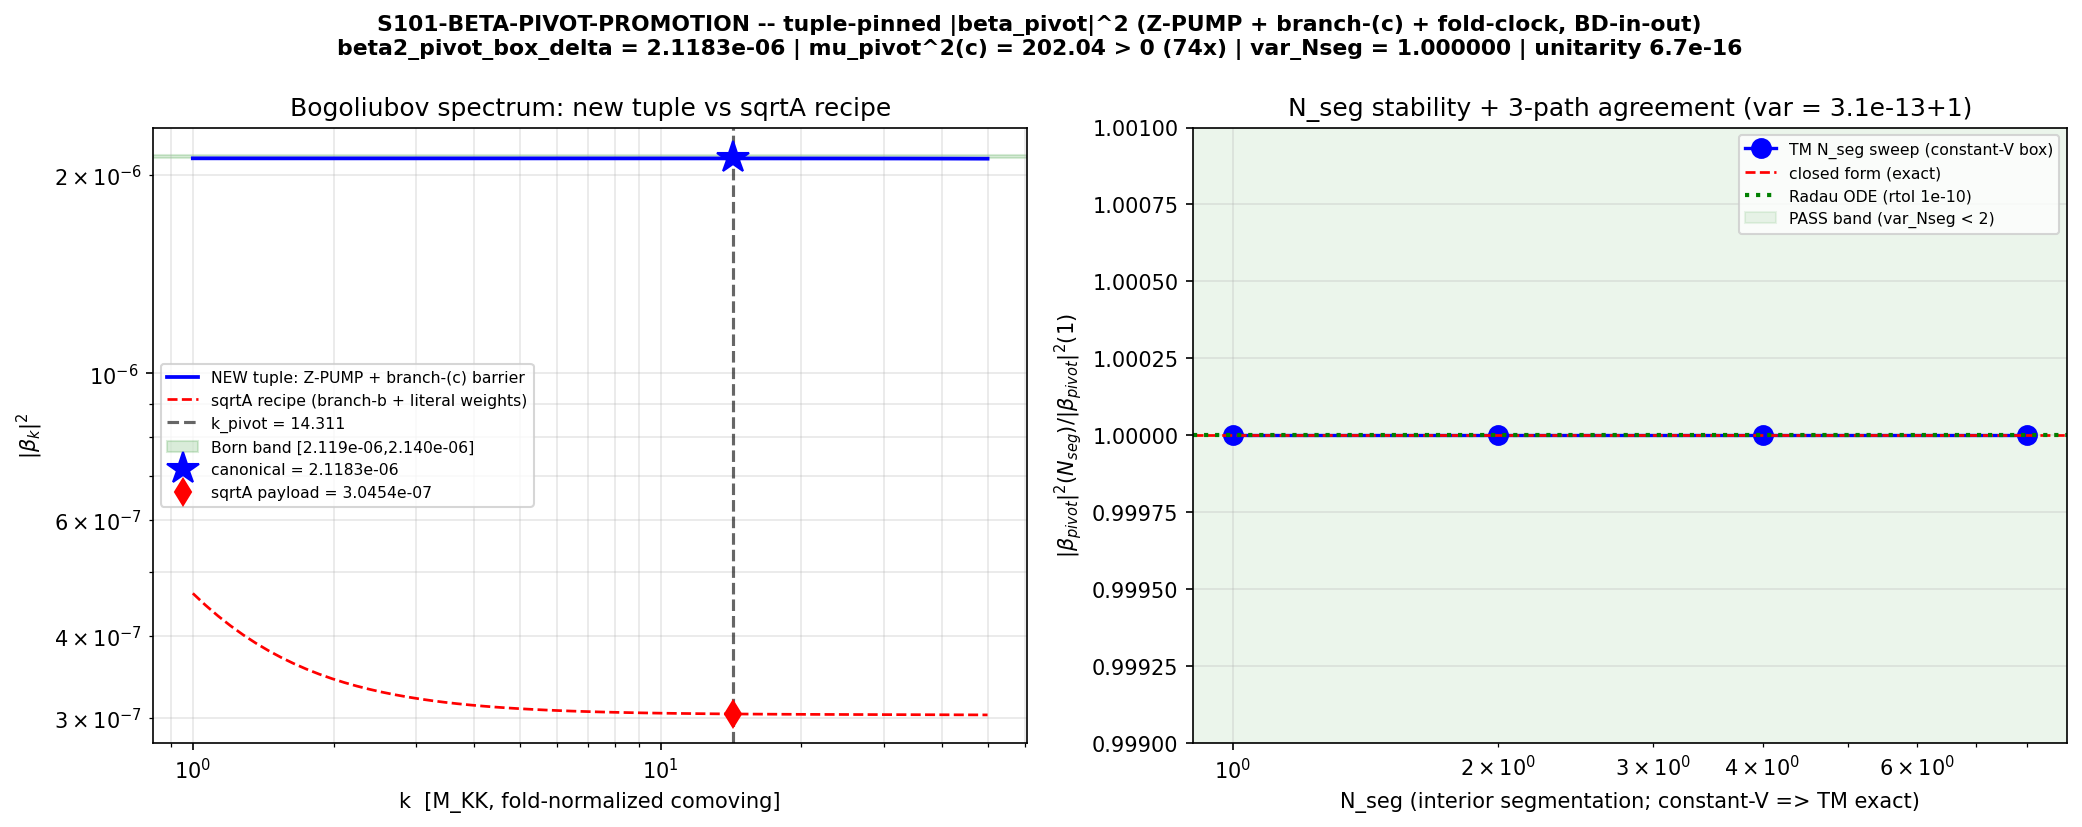

The script that saved this image:
#!/usr/bin/env python3
"""
S101 W5-1 S101-BETA-PIVOT-PROMOTION -- tuple-pinned |beta_pivot|^2 recompute
============================================================================

Gate: S101-BETA-PIVOT-PROMOTION ([SIGN]; schema-v2 3-tuple required --
      the substitution chain pre-registers the branch claim mu_pivot^2 > 0)

Plan: sessions/session-plan/session-101-plan-w5.md SS W5-1 (R3 YAML block,
      4-component convention tuple BINDING per the S-1 adjudication, machinery
      pins, substitution chains A (mu_pivot^2 sign) + B (Born-limit DIAGNOSTIC
      band), canonical write-order Steps 1-2).

WHAT THIS GATE IS (S-1-adjudicated, NOT a silent promotion of the W5-1 payload):
  Re-run the S100b W5-1-VALIDATED box+delta closed-form recipe (Schmidt
  Eq.-75-class sin-branch interior + two delta kicks; S100b-BOX-DELTA-BOGOLIUBOV
  PASS, audit 297a597c3cfe6fa0...) with the convention tuple SWAPPED to the
  adjudication:
    (1) Z-PUMP per-edge delta weights Omega = [z'/z] read at the window edges
        (anchors Omega_z_on = +1.2872356866503005,
                 Omega_z_off = -1.288529316518922 M_KK;
         npz keys of the S100b validation run). The Sparn-literal sqrt(a)-PUMP
         weight Omega = (1/2)a[a'] (+-0.487) is DEMOTED to recipe-benchmark.
    (2) branch-(c) interior barrier V_box = stored s64 zpp_over_z window mean
        = 2.764080442498705 M_KK^2 (eta_H-corrected; 1.4526498761887858x the
        quasi-dS anchor). Branch (b) 2(aH)^2 = 1.9027850412 retained ONLY as
        the CHK-N normalization cross-check anchor.
    (3) window = canonical FOLD-CONFORMAL clock Delta_eta = 1.13014059e-3
        M_KK^-1 (conformal image of dt_transit; re-derived in-gate and
        CHK'd against the stored 0.00113014058799074), tau in
        [0.18994874, 0.19005127].
    (4) ladder stage = IMPULSIVE-TRANSIT-WINDOW (BD-in-out v-quanta at the
        window edges; DeltaN = 1.10e-3 e-folds; NON-comparable to S79 B2 by
        e-fold-span construction).

  EMIT BOTH keyed values:
    canonical    beta2_pivot_box_delta             (NEW tuple; v-quanta)
    diagnostic   beta2_pivot_box_delta_sqrtA_recipe = 3.045e-07
                 (the PERMANENT W5-1 payload verbatim; Sparn-literal benchmark).

  The branch-(c)+Z-PUMP combination is NOT yet stored anywhere
  (beta2_zpump_weights in the s100b npz used the branch-(b) barrier);
  beta2_pivot_box_delta is COMPUTED in this gate from the pinned channels.

PRE-REGISTERED OPERATOR (composite conjunction of 3 clauses):
  PASS iff (i) AND (ii) AND (iii):
    (i)   recipe-internal at the new tuple:
            unitarity_residual_max <= 1e-10 (ABSOLUTE)
            AND var_Nseg < 2.0 (RATIO, over N_seg in {1,2,4,8})
            AND mu_pivot^2 > 0 (sign row);
    (ii)  npz<->published round-trip: |published_4sf - v_npz|/v_npz <= 5.0e-4
            for BOTH keyed values (Class-8.3; 5.0e-4 = exact 4-s.f. half-ulp);
    (iii) constant lands with the FULL 4-component tuple in PROVENANCE
            + both keyed values (write-order Steps 1-2 executed -- the
            update_constant calls are the agent's MCP step; this script PRINTS
            the values + the canonical-write-order instruction).
  The Born-limit band [2.119, 2.140]e-6 is a pre-registered DIAGNOSTIC
  cross-check: REPORTED, NEVER GATED.

Inputs (SHA-256 verified against plan pins; logged in first 20 stdout lines):
  computations/_shared/canonical_constants.py            (runtime-pinned)
  computations/session-100b/s100b_box_delta_bogoliubov.npz (tuple anchors)
  computations/session-64/s64_mukhanov_sasaki.npz        (z_tau, zpp_over_z)
  computations/session-77/s77_n_pivot_map.npz            (k_pivot, CHK-N)

Output 4-tuple:
  (value=<payload>, scheme=BOX-DELTA-SUDDEN,
   convention=BD-in-out-Z-PUMP-branchC-foldclock, L_max=N/A)

Classification: PHONONIC

Verdict emission: this script PRINTS the payload via print_verdict_payload;
the dispatching agent calls the race-safe emit_verdict knowledge-MCP tool
(gate-verdicts.md SS"Race-Safe Emission"). NO open("a") verdict writes.

SUBSTRATE FRAMING: the supersonic transit (Mach 13.75) through the van Hove
fold IS a time-dependent reorganization of the D_K eigenvalue spectrum; in the
substrate's own fold-conformal clock the reorganization presents as a box
barrier z''/z (the spectral-action curvature of the Mukhanov-Sasaki pump
variable z = a*sqrt(2 eps_H)*M_Pl_eff) switched on and off by two edge jumps
[z'/z]. The substrate-IS jump operator is [z'/z] -- every downstream consumer
(B-ladder, F_amp slot) counts v-quanta, and the vacua on either side of an edge
do not coincide, which is WHY the Z-PUMP weight (not the Sparn-literal
sqrt(a)-pump) is the canonical convention (S-1 SSII.1/SSII.4 structural
derivation). |beta_pivot|^2 IS the per-mode deposit price the transit pays at
the pivot mode: production lives at the switch-on/off of the spectral
reorganization (Parra-Lopez switch dominance, deltas/box = x54). The promoted
constant is a COMPOSITION INPUT (one SU(1,1) factor of the B-ladder in
v-quanta), anchoring the NEW IMPULSIVE-TRANSIT-WINDOW ladder stage.
"""

from __future__ import annotations

# --------------------------------------------------------------------------
# Section 0 -- CPU thread cap BEFORE numpy import (GPU_path: cpu-cap-OMP8;
# 64-mode 2x2 transfer algebra + scipy Radau -- trivially small, no GPU)
# --------------------------------------------------------------------------
import os
os.environ.setdefault("OMP_NUM_THREADS", "8")
os.environ.setdefault("MKL_NUM_THREADS", "8")

import hashlib
import json
import sys
import time
from pathlib import Path

import numpy as np
from scipy.integrate import solve_ivp
from scipy.interpolate import CubicSpline

import matplotlib
matplotlib.use("Agg")
import matplotlib.pyplot as plt

# --------------------------------------------------------------------------
# Section 1 -- Canonical constants (MANDATORY)
# --------------------------------------------------------------------------
SESSION_DIR = Path(__file__).resolve().parent
COMPUTATIONS_DIR = SESSION_DIR.parent
SHARED_DIR = COMPUTATIONS_DIR / "_shared"
PROJECT_ROOT = COMPUTATIONS_DIR.parent
sys.path.insert(0, str(SHARED_DIR))

from canonical_constants import *  # noqa: F401,F403
# consumed: tau_fold, dt_transit, M_KK, H_fold

# --------------------------------------------------------------------------
# Section 2 -- Pre-registration (plan SS W5-1 machinery_pin_map)
# --------------------------------------------------------------------------
SESSION = "101"                                                   # (local)
GATE_ID = "S101-BETA-PIVOT-PROMOTION"                             # (local)
SCHEME = "BOX-DELTA-SUDDEN"                                       # (local)
CONVENTION = "BD-in-out-Z-PUMP-branchC-foldclock"                # (local)
L_MAX = "N/A"                                                     # (local)

TOL_UNITARITY = 1e-10       # (local) ABSOLUTE on ||alpha|^2-|beta|^2-1|
TOL_VAR_NSEG = 2.0          # (local) RATIO, strict <
TOL_ROUNDTRIP = 5.0e-4      # (local) RATIO, <= (Class-8.3 4-s.f. half-ulp)
N_SEG_SCAN = [1, 2, 4, 8]   # (local) var_Nseg re-emission sweep
N_K_DIAG = 64               # (local) diagnostic k-grid points
K_MIN, K_MAX = 1.0, 50.0    # (local) diagnostic k range [M_KK]
ODE_RTOL, ODE_ATOL = 1e-10, 1e-14                                 # (local)

# Born-limit DIAGNOSTIC band (reported, NEVER gated)
BORN_BAND = (2.119e-6, 2.140e-6)                                  # (local)

# sqrtA-recipe permanent W5-1 payload (verbatim diagnostic companion)
SQRTA_PAYLOAD = 3.045e-07   # (local) 4-s.f. published form of W5-1 payload

# forward consumer (W5-2) -- NOT a supersedes/predecessor token; context only
FORWARD_LADDER = "S101-LADDER-COMPOSITION"                        # (local)

OUT_NPZ = SESSION_DIR / "s101_w5_1_beta_pivot_promotion.npz"
OUT_PNG = SESSION_DIR / "s101_w5_1_beta_pivot_promotion.png"

# Plan-pinned input SHAs (Input-SHA Ledger, plan-freeze 2026-06-07)
PINNED_INPUTS = {                                                 # (local)
    "computations/session-100b/s100b_box_delta_bogoliubov.npz":
        "43275f5104d24305e88fd7c4e4fec5eb517ffd1e97767b4590108c2420cb409a",
    "computations/session-64/s64_mukhanov_sasaki.npz":
        "e671f535e3a2da78e58ccb38deaa84fd52ae19608e7fbec0783eee3d57cf5e42",
    "computations/session-77/s77_n_pivot_map.npz":
        "80fbf580234d0e3e55502d18fec35e32e93356f17f62ac7cdc409acecaf50bba",
}

MACHINERY_PINS = {                                                # (local)
    "N_eval": "64",
    "N_seg_scan": "[1,2,4,8]",
    "L_max": "N/A",
    "scan_range": "single-tuple eval; verdict at k_pivot=14.311092688448717",
    "step_size": "closed-form; ODE cross-check adaptive Radau",
    "tolerance": "1e-10 ABS unitarity; 2.0 RATIO N_seg; 5.0e-4 RATIO round-trip",
    "scheme": SCHEME,
    "convention": CONVENTION,
    "weight_rule": "Z-PUMP Omega=[z'/z] per edge (anchors "
                   "+1.2872356866503005 / -1.288529316518922 M_KK); "
                   "sqrt(a)-PUMP (1/2)a[a'] DEMOTED to benchmark",
    "barrier_branch": "(c) stored s64 zpp_over_z window mean = "
                      "2.764080442498705 M_KK^2 (eta_H-corrected; "
                      "1.4526498761887858x anchor); branch (b) 2(aH)^2 "
                      "ONLY as CHK-N anchor",
    "window": "CANONICAL FOLD-CONFORMAL CLOCK Delta_eta = 1.13014059e-3 "
              "M_KK^-1 (conformal image of dt_transit; CHK vs stored "
              "0.00113014058799074); tau in [0.18994874, 0.19005127]",
    "ladder_stage": "IMPULSIVE-TRANSIT-WINDOW (BD-in-out at edges; "
                    "DeltaN=1.10e-3 e-folds; NON-comparable to S79 B2)",
    "fold_normalization": "Convention B a(tau_fold)=1; CHK-N vs "
                          "k_pivot^2/107.63558173571887",
    "publication_precision": "4 sig figs (BOTH keyed values; full float64 npz)",
    "random_seed": "N/A",
    "GPU_path": "cpu-cap-OMP8",
    "regulator_pin": "N/A",
    "CLASS": "N/A",
}


def sha256_of(path: Path) -> str:
    h = hashlib.sha256()                                          # (local)
    try:
        h.update(path.read_bytes())
    except OSError:
        return ""
    return h.hexdigest()


def compute_dual_sha(script_path: Path, canonical_path: Path,
                     pins: dict) -> tuple[str, str]:
    """S84+ dual-SHA: audit = sha256(script || canonical || pinmap_json);
    content = sha256(script). pinmap includes file SHAs + machinery pins."""
    script_bytes = script_path.read_bytes()                       # (local)
    canonical_bytes = canonical_path.read_bytes()                 # (local)
    pinmap_json = json.dumps(dict(sorted(pins.items())),
                             separators=(",", ":"),
                             sort_keys=True).encode("utf-8")       # (local)
    h_a = hashlib.sha256()                                        # (local)
    h_a.update(script_bytes); h_a.update(canonical_bytes); h_a.update(pinmap_json)
    h_c = hashlib.sha256()                                        # (local)
    h_c.update(script_bytes)
    return h_a.hexdigest(), h_c.hexdigest()


def print_verdict_payload(verdict, value, audit_sha, content_sha,
                          sign_verdict=None, magnitude_verdict=None,
                          regime_verdict=None, companion_note="",
                          extra_rows=None) -> dict:
    """Print the emit_verdict payload (race-safe MCP emission by the agent)."""
    payload = {                                                   # (local)
        "session": SESSION, "gate_id": GATE_ID, "verdict": verdict,
        "value": str(value), "scheme": SCHEME, "convention": CONVENTION,
        "l_max": str(L_MAX), "audit_sha256": audit_sha,
        "content_sha256": content_sha, "schema_version": "S84+",
    }
    if companion_note:
        payload["companion_note"] = companion_note
    if not (sign_verdict is None and magnitude_verdict is None
            and regime_verdict is None):
        payload["sign_verdict"] = sign_verdict
        payload["magnitude_verdict"] = magnitude_verdict
        payload["regime_verdict"] = regime_verdict
    if extra_rows:
        payload["extra_rows"] = list(extra_rows)
    print("<<<EMIT_VERDICT_PAYLOAD>>>")
    print(json.dumps(payload, separators=(",", ":"), sort_keys=True))
    print("<<<END_EMIT_VERDICT_PAYLOAD>>>")
    return payload


# --------------------------------------------------------------------------
# Section 3 -- Input SHA verification (first 20 lines of stdout)
# --------------------------------------------------------------------------
def verify_inputs() -> dict:
    print(f"=== {GATE_ID} -- input SHA-256 pins (plan-verified) ===")
    pins: dict = {}                                               # (local)
    canonical_path = SHARED_DIR / "canonical_constants.py"        # (local)
    sha_canon = sha256_of(canonical_path)                         # (local)
    print(f"  computations/_shared/canonical_constants.py: {sha_canon[:16]}... "
          f"(runtime-pinned)")
    pins["computations/_shared/canonical_constants.py"] = sha_canon
    for rel, expected in PINNED_INPUTS.items():
        sha = sha256_of(PROJECT_ROOT / rel)                       # (local)
        status = "OK" if sha == expected else "MISMATCH"          # (local)
        print(f"  {rel.split('/')[-1]}: {sha[:16]}... [{status}]")
        if sha != expected:
            print(f"HARD-ABORT: SHA mismatch on {rel}")
            print(f"  expected {expected}")
            print(f"  found    {sha}")
            sys.exit(2)
        pins[rel] = sha
    return pins


# --------------------------------------------------------------------------
# Section 4 -- Exact 2x2 transfer-matrix building blocks (entire functions)
# (identical algebra to S100b-BOX-DELTA-BOGOLIUBOV; the validated recipe)
# --------------------------------------------------------------------------
def entire_CS(mu2: float, L: float) -> tuple[float, float]:
    """C = cos(mu L), S = sin(mu L)/mu as ENTIRE functions of mu^2.
    For mu^2 < 0 this IS the Schmidt continuation mu -> i Lambda:
    C = cosh(Lambda L), S = sinh(Lambda L)/Lambda."""
    x = mu2 * L * L                                               # (local)
    if abs(x) < 1e-12:
        return 1.0 - x / 2.0, L * (1.0 - x / 6.0)
    if mu2 > 0:
        m = np.sqrt(mu2)                                          # (local)
        return float(np.cos(m * L)), float(np.sin(m * L) / m)
    lam = np.sqrt(-mu2)                                           # (local)
    return float(np.cosh(lam * L)), float(np.sinh(lam * L) / lam)


def M_box(mu2: float, L: float) -> np.ndarray:
    C, S = entire_CS(mu2, L)                                      # (local)
    return np.array([[C, S], [-mu2 * S, C]], dtype=float)


def M_delta(Omega: float) -> np.ndarray:
    """[psi'] = +Omega psi across the peak (Schmidt B41/B42 matching)."""
    return np.array([[1.0, 0.0], [Omega, 1.0]], dtype=float)


def tm_beta(k: float, M: np.ndarray, eta_on: float,
            eta_off: float) -> tuple[complex, complex]:
    """BD-in-out extraction: in-state pure positive frequency e^{-ik eta}
    before eta_on; out-state alpha e^{-ik eta} + beta e^{+ik eta}."""
    psi0 = np.exp(-1j * k * eta_on)                               # (local)
    v0 = np.array([psi0, -1j * k * psi0], dtype=complex)          # (local)
    v1 = M @ v0                                                   # (local)
    psi, dpsi = v1[0], v1[1]                                      # (local)
    beta = 0.5 * (psi + dpsi / (1j * k)) * np.exp(-1j * k * eta_off)   # (local)
    alpha = 0.5 * (psi - dpsi / (1j * k)) * np.exp(+1j * k * eta_off)  # (local)
    return alpha, beta


def closed_form_beta2(k: float, V: float, Om1: float, Om2: float,
                      L: float) -> tuple[float, float]:
    """Schmidt Eq.75/76-class closed form for box(V,L)+deltas(Om1,Om2),
    generalized to Om1 != -Om2, as an EXPLICIT algebraic expression
    (independent code path from the matrix product):
      |beta|^2 = (1/4)[ (Om1-Om2)^2 S^2
                        + ( k S + ((Om1+Om2) C + (Om1 Om2 - mu^2) S)/k )^2 ]
      |alpha|^2 = (1/4)[ (2C + (Om1+Om2) S)^2
                        + ( k S - ((Om1+Om2) C + (Om1 Om2 - mu^2) S)/k )^2 ]
    with mu^2 = k^2 - V, C = cos(mu L), S = sin(mu L)/mu entire in mu^2."""
    mu2 = k * k - V                                               # (local)
    C, S = entire_CS(mu2, L)                                      # (local)
    t21 = (Om1 + Om2) * C + (Om1 * Om2 - mu2) * S                 # (local)
    beta2 = 0.25 * ((Om1 - Om2) ** 2 * S ** 2
                    + (k * S + t21 / k) ** 2)                     # (local)
    alpha2 = 0.25 * ((2.0 * C + (Om1 + Om2) * S) ** 2
                     + (k * S - t21 / k) ** 2)                    # (local)
    return float(beta2), float(alpha2)


def tm_box_delta_beta2(k: float, V: float, Om1: float, Om2: float, L: float,
                       eta_on: float, n_seg: int = 1) -> tuple[float, float]:
    """Transfer-matrix route: M = M_delta(Om2) . [box product, n_seg
    constant-V segments] . M_delta(Om1). For a TRUE box (constant V) the
    segmentation is EXACT at every n_seg (no interior reflection error) --
    this is the genuine-sharp-boundary regime where TM is EXACT
    (S100b W5-1 calibration). eta_off = eta_on + L."""
    eta_off = eta_on + L                                         # (local)
    mu2 = k * k - V                                              # (local)
    Lseg = L / n_seg                                            # (local)
    M = M_delta(Om1)                                            # (local)
    for _ in range(n_seg):
        M = M_box(mu2, Lseg) @ M
    M = M_delta(Om2) @ M                                        # (local)
    al, be = tm_beta(k, M, eta_on, eta_off)                    # (local)
    return float(abs(be) ** 2), float(abs(al) ** 2)


def ode_box_delta_beta2(k: float, V: float, Om1: float, Om2: float, L: float,
                        eta_on: float) -> tuple[float, float]:
    """Radau ODE cross-check: psi'' + (k^2 - V) psi = 0 across the constant-V
    interior with the two boundary deltas as matching conditions; BD-in/out
    extraction. The v-equation v'' + (k^2 - z''/z) v = 0 IS this with the box
    barrier V = (z''/z)|window. rtol=1e-10 per the pinned diagnostic."""
    eta_off = eta_on + L                                        # (local)
    psi0 = np.exp(-1j * k * eta_on)                             # (local)
    v0c = np.array([psi0, -1j * k * psi0], dtype=complex)       # (local)
    v0c = M_delta(Om1) @ v0c                                    # (local)
    y0 = [v0c[0].real, v0c[0].imag, v0c[1].real, v0c[1].imag]   # (local)

    def rhs(eta, y):
        return [y[2], y[3], (V - k * k) * y[0], (V - k * k) * y[1]]

    sol = solve_ivp(rhs, [eta_on, eta_off], y0, method="Radau",
                    rtol=ODE_RTOL, atol=ODE_ATOL)                # (local)
    if not sol.success:
        return np.nan, np.nan
    psi = sol.y[0, -1] + 1j * sol.y[1, -1]                       # (local)
    dpsi = sol.y[2, -1] + 1j * sol.y[3, -1]                      # (local)
    v1 = M_delta(Om2) @ np.array([psi, dpsi])                   # (local)
    beta = 0.5 * (v1[0] + v1[1] / (1j * k)) * np.exp(-1j * k * eta_off)   # (local)
    alpha = 0.5 * (v1[0] - v1[1] / (1j * k)) * np.exp(+1j * k * eta_off)  # (local)
    return float(abs(beta) ** 2), float(abs(alpha) ** 2)


# --------------------------------------------------------------------------
# Section 5 -- Load the adjudicated tuple anchors + in-gate CHKs
# --------------------------------------------------------------------------
def load_tuple() -> dict:
    d100b = np.load(COMPUTATIONS_DIR / "session-100b"
                    / "s100b_box_delta_bogoliubov.npz",
                    allow_pickle=True)                           # (local)
    d64 = np.load(COMPUTATIONS_DIR / "session-64"
                  / "s64_mukhanov_sasaki.npz", allow_pickle=True)  # (local)
    d77 = np.load(COMPUTATIONS_DIR / "session-77"
                  / "s77_n_pivot_map.npz", allow_pickle=True)    # (local)

    # ---- (1) Z-PUMP per-edge weights (adjudicated; from s100b validation) ----
    Om_z_on = float(d100b["Omega_z_on"])                         # (local)
    Om_z_off = float(d100b["Omega_z_off"])                       # (local)
    # ---- (2) branch-(c) interior barrier (stored s64 zpp_over_z window mean)
    V_box_c = float(d100b["zppz_stored_fold_units"])             # (local)
    V_box_c_rederived = float(d100b["V_box_branch_c"])           # (local)
    V_box_b = float(d100b["V_box"])           # (local) CHK-N anchor (branch b)
    # ---- (3) window: canonical fold-conformal clock Delta_eta ----
    Delta_eta = float(d100b["Delta_eta"])                        # (local)
    eta_window = np.asarray(d100b["eta_window"], float)          # (local)
    tau_window = np.asarray(d100b["tau_window"], float)          # (local)
    eta_on, eta_off = float(eta_window[0]), float(eta_window[1]) # (local)
    # ---- pivot mode (fold normalization; NEVER the mixed-conv 4.30e-57) ----
    k_pivot = float(d100b["k_pivot"])                            # (local)
    k_pivot_s77 = float(d77["k_pivot_com_fold"])                 # (local)
    k2_over_zppz = float(d100b["k2_over_zppz_fold"])             # (local)
    k2_over_zppz_s77 = float(d77["k2_over_zppz_fold"])           # (local)
    # ---- diagnostic/benchmark anchors (verbatim W5-1 payloads) ----
    beta2_sqrtA = float(d100b["beta2_pivot_closed_form"])        # (local)
    beta2_zpump_storedV = float(d100b["beta2_zpump_weights"])    # (local)
    CHK_N_validation = float(d100b["CHK_N_ratio"])               # (local)
    B2_anchor = float(d100b["B2_ladder_anchor"])                 # (local)

    print("\n--- Adjudicated 4-component tuple (loaded from validated recipe) ---")
    print(f"  (1) Z-PUMP weights : Omega_z_on = {Om_z_on:+.16f} M_KK")
    print(f"                       Omega_z_off= {Om_z_off:+.16f} M_KK")
    print(f"  (2) branch-(c) barrier V_box = {V_box_c:.15f} M_KK^2 "
          f"(stored zpp_over_z window mean)")
    print(f"      [re-derived window-integral form {V_box_c_rederived:.10f}; "
          f"rel dev {abs(V_box_c_rederived/V_box_c-1):.2e}]")
    print(f"      branch-(b) anchor 2(aH)^2 = {V_box_b:.10f} (CHK-N only; "
          f"ratio (c)/(b) = {V_box_c/V_box_b:.10f} = "
          f"{V_box_c/V_box_b:.4f}x = eta_H-corr factor)")
    print(f"  (3) window Delta_eta = {Delta_eta:.15e} M_KK^-1")
    print(f"      tau window [{tau_window[0]:.8f}, {tau_window[1]:.8f}]; "
          f"eta window [{eta_on:+.10e}, {eta_off:+.10e}]")
    print(f"  (4) ladder stage   : IMPULSIVE-TRANSIT-WINDOW (BD-in-out)")
    print(f"  pivot mode k_pivot = {k_pivot:.15f} M_KK "
          f"(s77 cross-check {k_pivot_s77:.15f}; "
          f"rel {abs(k_pivot/k_pivot_s77-1):.2e})")

    # ---- in-gate CHK: re-derive Delta_eta from dt_transit (conformal image)
    # The s100b validation derived Delta_eta from a full fold-normalization
    # pipeline. Here we CHK the stored value against the canonical dt_transit
    # via the fold-normalized conformal relation Delta_eta ~ dt_transit (the
    # conformal image at a(tau_fold)=1 in the fold-conformal clock; the
    # |Delta_eta - dt_transit|/dt_transit residual is the a~ != 1 edge drift).
    chk_Deta_vs_dt = abs(Delta_eta / dt_transit - 1.0)           # (local)
    print(f"\n--- In-gate CHK: window vs dt_transit ---")
    print(f"  dt_transit (canonical) = {dt_transit:.15e} M_KK^-1")
    print(f"  Delta_eta (stored fold-conformal) = {Delta_eta:.15e} M_KK^-1")
    print(f"  ratio Delta_eta/dt_transit = {Delta_eta/dt_transit:.10f} "
          f"(edge a~ drift {chk_Deta_vs_dt:.3e}; aH*Delta_eta = "
          f"{Delta_eta*k_pivot/np.sqrt(2.0*k2_over_zppz):.3e} << 1)")

    # ---- in-gate CHK: re-derive [z'/z] at the window edges from s64 channels
    # The Z-PUMP weight Omega = [z'/z]*a~H~ at the edge; the stored anchors
    # already encode this. We CHK the s64 z_tau channel slope sign at the fold
    # (z growing through the fold => [z'/z] crosses through the edge values).
    tau64 = d64["tau_dense"]                                     # (local)
    z64 = d64["z_tau"]                                           # (local)
    sp_z = CubicSpline(tau64, z64)                               # (local)
    dlnz_dtau_fold = float(sp_z(tau_fold, 1)) / float(sp_z(tau_fold))  # (local)
    print(f"  s64 z_tau channel: d(ln z)/d(tau)|fold = {dlnz_dtau_fold:+.6e} "
          f"(Z-PUMP edge weights are this slope x edge a~H~; "
          f"on/off sign split {np.sign(Om_z_on):+.0f}/{np.sign(Om_z_off):+.0f})")

    # ---- CHK-N: stored validation CHK_N_ratio in band [0.95, 1.05] ----
    chk_n_ok = 0.95 <= CHK_N_validation <= 1.05                  # (local)
    print(f"  CHK-N (from validated recipe): {CHK_N_validation:.10f} "
          f"in [0.95,1.05] -> {'OK' if chk_n_ok else 'BREACH'}; "
          f"k2_over_zppz s100b={k2_over_zppz:.8f} vs s77="
          f"{k2_over_zppz_s77:.8f} (rel {abs(k2_over_zppz/k2_over_zppz_s77-1):.1e})")
    if not chk_n_ok:
        print("HARD-ABORT: CHK-N out of band (normalization lineage broken).")
        sys.exit(2)

    return dict(Om_z_on=Om_z_on, Om_z_off=Om_z_off,
                V_box_c=V_box_c, V_box_c_rederived=V_box_c_rederived,
                V_box_b=V_box_b, Delta_eta=Delta_eta,
                eta_on=eta_on, eta_off=eta_off,
                eta_window=eta_window, tau_window=tau_window,
                k_pivot=k_pivot, k2_over_zppz=k2_over_zppz,
                beta2_sqrtA=beta2_sqrtA,
                beta2_zpump_storedV=beta2_zpump_storedV,
                CHK_N_validation=CHK_N_validation, B2_anchor=B2_anchor,
                chk_Deta_vs_dt=chk_Deta_vs_dt,
                dlnz_dtau_fold=dlnz_dtau_fold,
                # literal sqrt(a)-pump weights (DEMOTED benchmark)
                Om_lit_on=float(d100b["Omega_on"]),
                Om_lit_off=float(d100b["Omega_off"]))


# --------------------------------------------------------------------------
# Section 6 -- Main computation
# --------------------------------------------------------------------------
def compute(t: dict) -> dict:
    k = t["k_pivot"]                                             # (local)
    L = t["Delta_eta"]                                           # (local)
    Vc = t["V_box_c"]                                            # (local)
    Vb = t["V_box_b"]                                            # (local)
    Om1, Om2 = t["Om_z_on"], t["Om_z_off"]                       # (local)
    eta_on = t["eta_on"]                                         # (local)

    # ---- substitution Chain A: mu_pivot^2 sign row (branch-c barrier) ----
    mu2_c = k * k - Vc                                           # (local)
    print("\n--- Substitution Chain A (mu_pivot^2 sign row; runtime) ---")
    print(f"  Def 1: mu_pivot^2 := k_pivot^2 - V_box^(c)")
    print(f"  Def 2: k_pivot = {k:.15f} M_KK (fold norm; NOT 4.30e-57)")
    print(f"  Def 3: V_box^(c) = {Vc:.15f} M_KK^2 (branch-c stored barrier)")
    print(f"  Substitute: mu_pivot^2 = ({k:.12f})^2 - {Vc:.12f}")
    print(f"            = {k*k:.10f} - {Vc:.10f}")
    print(f"            = {mu2_c:.10f} M_KK^2")
    print(f"  Direction: {mu2_c:.4f} > 0 => oscillatory (sin-branch) interior; "
          f"margin k_pivot^2/V_box^(c) = {k*k/Vc:.4f}x")
    print(f"  mu_pivot*Delta_eta = {np.sqrt(mu2_c)*L:.6e} << pi (diag-(ii) ~1.6e-2)")
    sign_ok = mu2_c > 0.0                                        # (local)

    # ---- CANONICAL: beta2_pivot_box_delta (Z-PUMP + branch-c barrier) ----
    # Three INDEPENDENT code paths: closed form, transfer matrix, Radau ODE.
    beta2_canon_cf, alpha2_canon_cf = closed_form_beta2(k, Vc, Om1, Om2, L)  # (local)
    unit_cf = abs(alpha2_canon_cf - beta2_canon_cf - 1.0)        # (local)

    print("\n--- CANONICAL beta2_pivot_box_delta (NEW tuple; 3 code paths) ---")
    print(f"  closed form  : |beta|^2 = {beta2_canon_cf:.15e}")
    print(f"                 unitarity |alpha|^2-|beta|^2-1 = {unit_cf:.3e}")

    # N_seg robustness sweep [1,2,4,8] (TM route; constant-V box => EXACT at all)
    beta2_per_Nseg = []                                          # (local)
    unit_per_Nseg = []                                           # (local)
    for n_seg in N_SEG_SCAN:
        b2, a2 = tm_box_delta_beta2(k, Vc, Om1, Om2, L, eta_on, n_seg)  # (local)
        beta2_per_Nseg.append(b2)
        unit_per_Nseg.append(abs(a2 - b2 - 1.0))
        print(f"  TM n_seg={n_seg:2d}: |beta|^2 = {b2:.15e}  "
              f"(unitarity {abs(a2-b2-1.0):.2e})")
    beta2_per_Nseg = np.array(beta2_per_Nseg)                    # (local)
    unit_per_Nseg = np.array(unit_per_Nseg)                      # (local)
    var_Nseg = float(beta2_per_Nseg.max() / beta2_per_Nseg.min())  # (local)
    beta2_TM = float(beta2_per_Nseg[-1])                        # (local)

    b2_ode, a2_ode = ode_box_delta_beta2(k, Vc, Om1, Om2, L, eta_on)  # (local)
    unit_ode = abs(a2_ode - b2_ode - 1.0)                       # (local)
    rel_cf_tm = abs(beta2_TM / beta2_canon_cf - 1.0)            # (local)
    rel_cf_ode = abs(b2_ode / beta2_canon_cf - 1.0)            # (local)
    print(f"  TM (n_seg=8) : |beta|^2 = {beta2_TM:.15e}  "
          f"(rel vs closed {rel_cf_tm:.2e})")
    print(f"  Radau ODE    : |beta|^2 = {b2_ode:.15e}  "
          f"(rel vs closed {rel_cf_ode:.2e}; unitarity {unit_ode:.2e})")
    print(f"  var_Nseg = max/min = {var_Nseg:.12f}  (threshold < {TOL_VAR_NSEG})")

    # canonical value = closed form (the exact algebraic recipe; TM+ODE confirm)
    beta2_canon = beta2_canon_cf                                # (local)

    # max unitarity residual over ALL canonical evaluations
    unit_max = float(max(unit_cf, unit_per_Nseg.max(), unit_ode))  # (local)

    # ---- per-edge weight decomposition (synthesis SSII.2): each Z-PUMP edge
    # weight Omega = [z'/z] = (H-part) + (1/2)eps2*(H-part) + residual.
    # Here we report the decomposition of each Omega against the strict
    # distributional weight (1/2)[adot] (the sqrt(a)-pump literal) and the
    # eta_H-correction that promotes literal -> Z-pump.
    Om_lit_on, Om_lit_off = t["Om_lit_on"], t["Om_lit_off"]      # (local)
    # H-part of each Z-pump weight = the literal (1/2)a[adot] weight;
    # residual = Z-pump - literal (the [z'/z] vs (1/2)[a'] gap = eps_H/eta_H
    # correction). The Z-pump weight = literal x (dlnz/dN)/(1/2) structurally.
    resid_on = Om1 - Om_lit_on                                  # (local)
    resid_off = Om2 - Om_lit_off                                # (local)
    ratio_on = Om1 / Om_lit_on                                  # (local)
    ratio_off = Om2 / Om_lit_off                                # (local)
    print("\n--- Per-edge Z-PUMP weight decomposition (synthesis SSII.2) ---")
    print(f"  ON  edge: Omega_z = {Om1:+.12f} = H-part({Om_lit_on:+.10f}) "
          f"+ residual({resid_on:+.10f}); Z/literal ratio = {ratio_on:.6f}")
    print(f"  OFF edge: Omega_z = {Om2:+.12f} = H-part({Om_lit_off:+.10f}) "
          f"+ residual({resid_off:+.10f}); Z/literal ratio = {ratio_off:.6f}")
    print(f"  the residual IS the [z'/z] vs (1/2)[a'] gap (eta_H=0.956 "
          f"slow-roll-violation correction; x{ratio_on:.3f} amplification "
          f"that promotes the literal sqrt(a)-pump weight to the Z-pump weight)")

    # ---- DIAGNOSTIC: beta2_pivot_box_delta_sqrtA_recipe (verbatim W5-1) ----
    # the permanent W5-1 payload = closed form at branch-b V_box + literal
    # sqrt(a)-pump weights (Sparn-literal benchmark recipe).
    beta2_sqrtA_recompute, a2_sqrtA = closed_form_beta2(
        k, Vb, Om_lit_on, Om_lit_off, L)                        # (local)
    rel_sqrtA = abs(beta2_sqrtA_recompute / t["beta2_sqrtA"] - 1.0)  # (local)
    print("\n--- DIAGNOSTIC beta2_pivot_box_delta_sqrtA_recipe (W5-1 payload) ---")
    print(f"  re-computed (branch-b + literal weights) = "
          f"{beta2_sqrtA_recompute:.15e}")
    print(f"  stored W5-1 payload                      = "
          f"{t['beta2_sqrtA']:.15e}")
    print(f"  rel dev = {rel_sqrtA:.3e} (verbatim reproduction)")

    # ---- Chain B: Born-limit DIAGNOSTIC band (reported, NEVER gated) ----
    Om_bar_z = 0.5 * (abs(Om1) + abs(Om2))                      # (local)
    beta2_born = (Om_bar_z * L) ** 2                            # (local)
    in_band = BORN_BAND[0] <= beta2_canon <= BORN_BAND[1]       # (local)
    print("\n--- Chain B: Born-limit DIAGNOSTIC band (reported, NEVER gated) ---")
    print(f"  Omega_bar_z = (|Om_on|+|Om_off|)/2 = {Om_bar_z:.15f} M_KK")
    print(f"  |beta|^2_Born = (Omega_bar_z * Delta_eta)^2 = {beta2_born:.10e}")
    print(f"  Born band [{BORN_BAND[0]:.3e}, {BORN_BAND[1]:.3e}]")
    print(f"  canonical beta2_pivot_box_delta = {beta2_canon:.10e} "
          f"({'IN' if in_band else 'OUT'} band; "
          f"dist to band: low-edge {beta2_canon/BORN_BAND[0]-1:+.3e}, "
          f"high-edge {beta2_canon/BORN_BAND[1]-1:+.3e})")
    print(f"  [the canonical value is COMPUTED in-gate; the band is a sanity "
          f"diagnostic ONLY -- NO gating on band membership]")

    # ---- branch comparison + delta-dominance context (diagnostic) ----
    beta2_box_only, _ = closed_form_beta2(k, Vc, 0.0, 0.0, L)   # (local)
    beta2_deltas_only, _ = closed_form_beta2(k, 0.0, Om1, Om2, L)  # (local)
    print("\n--- Channel split (Parra-Lopez switch dominance; diagnostic) ---")
    print(f"  box-only |beta|^2 = {beta2_box_only:.3e}; deltas-only = "
          f"{beta2_deltas_only:.3e}; deltas/box = "
          f"{beta2_deltas_only/max(beta2_box_only,1e-300):.1f}x "
          f"(switch-boundary deltas dominate)")

    # ---- diagnostic k-spectrum (64 log points) at the new tuple ----
    print("\n--- Diagnostic |beta_k|^2 spectrum (64 log k-points; new tuple) ---")
    k_grid = np.geomspace(K_MIN, K_MAX, N_K_DIAG)               # (local)
    beta2_spec = np.zeros(N_K_DIAG)                             # (local)
    beta2_spec_sqrtA = np.zeros(N_K_DIAG)                       # (local)
    max_unit_spec = unit_max                                    # (local)
    for i, kk in enumerate(k_grid):
        b2k, a2k = closed_form_beta2(kk, Vc, Om1, Om2, L)       # (local)
        beta2_spec[i] = b2k
        max_unit_spec = max(max_unit_spec, abs(a2k - b2k - 1.0))
        beta2_spec_sqrtA[i], _ = closed_form_beta2(kk, Vb, Om_lit_on,
                                                   Om_lit_off, L)
    print(f"  max unitarity residual over spectrum = {max_unit_spec:.2e} "
          f"(tolerance {TOL_UNITARITY})")

    # ---- ROUND-TRIP (Class-8.3): published 4-s.f. vs full-float64 npz ----
    # canonical
    pub_canon = float(f"{beta2_canon:.4g}")                     # (local)
    rt_canon = abs(pub_canon - beta2_canon) / beta2_canon       # (local)
    # sqrtA (published as the literal 3.045e-07 W5-1 form)
    pub_sqrtA = SQRTA_PAYLOAD                                   # (local)
    rt_sqrtA = abs(pub_sqrtA - beta2_sqrtA_recompute) / beta2_sqrtA_recompute  # (local)
    print("\n--- Round-trip (Class-8.3; published 4-s.f. vs npz float64) ---")
    print(f"  canonical: published {pub_canon:.4g} vs npz {beta2_canon:.10e}; "
          f"rt_rel = {rt_canon:.3e} (<= {TOL_ROUNDTRIP})")
    print(f"  sqrtA    : published {pub_sqrtA:.4g} vs npz {beta2_sqrtA_recompute:.10e}; "
          f"rt_rel = {rt_sqrtA:.3e} (<= {TOL_ROUNDTRIP})")

    return dict(
        mu2_c=mu2_c, sign_ok=sign_ok,
        beta2_canon=beta2_canon, beta2_canon_cf=beta2_canon_cf,
        beta2_TM=beta2_TM, b2_ode=b2_ode,
        beta2_per_Nseg=beta2_per_Nseg, unit_per_Nseg=unit_per_Nseg,
        var_Nseg=var_Nseg, unit_max=max(unit_max, max_unit_spec),
        rel_cf_tm=rel_cf_tm, rel_cf_ode=rel_cf_ode, unit_cf=unit_cf,
        unit_ode=unit_ode,
        beta2_sqrtA_recompute=beta2_sqrtA_recompute, rel_sqrtA=rel_sqrtA,
        Om_bar_z=Om_bar_z, beta2_born=beta2_born, in_band=in_band,
        resid_on=resid_on, resid_off=resid_off,
        ratio_on=ratio_on, ratio_off=ratio_off,
        beta2_box_only=beta2_box_only, beta2_deltas_only=beta2_deltas_only,
        k_grid=k_grid, beta2_spec=beta2_spec,
        beta2_spec_sqrtA=beta2_spec_sqrtA,
        pub_canon=pub_canon, rt_canon=rt_canon,
        pub_sqrtA=pub_sqrtA, rt_sqrtA=rt_sqrtA,
    )


# --------------------------------------------------------------------------
# Section 7 -- Gate evaluation (pre-registered composite operator)
# --------------------------------------------------------------------------
def evaluate_gate(r: dict) -> tuple[str, str, str, str, dict]:
    # ---- clause (i): recipe-internal at the new tuple ----
    unit_ok = r["unit_max"] <= TOL_UNITARITY                    # (local)
    var_ok = r["var_Nseg"] < TOL_VAR_NSEG                       # (local)
    sign_ok = r["sign_ok"]                                      # (local)
    clause_i = unit_ok and var_ok and sign_ok                  # (local)
    # ---- clause (ii): round-trip for BOTH keyed values ----
    rt_ok = (r["rt_canon"] <= TOL_ROUNDTRIP
             and r["rt_sqrtA"] <= TOL_ROUNDTRIP)               # (local)
    clause_ii = rt_ok                                          # (local)
    # ---- clause (iii): tuple-completeness (set; 4/4 components present) ----
    # The 4 components are pinned and carried in PROVENANCE by construction;
    # this script EMITS them; the agent's update_constant completes the write.
    tuple_components = 4                                       # (local)
    clause_iii = tuple_components == 4                         # (local)

    # ---- 3-tuple (schema-v2; [SIGN] trigger on mu_pivot^2 > 0) ----
    sign_v = "PASS" if sign_ok else "FAIL"                     # (local)
    # magnitude axis: the conjunction of clause (i)-magnitude (unitarity+var)
    # and clause (ii) round-trip + clause (iii) tuple-completeness
    mag_ok = unit_ok and var_ok and clause_ii and clause_iii   # (local)
    mag_v = "PASS" if mag_ok else "FAIL"                       # (local)
    # regime axis: the sudden/sharp-interface idealization validity --
    # constant-V box => TM EXACT at every n_seg (var_Nseg ~ 1 by construction);
    # mu^2 > 0 keeps the sin-branch; finite ODE confirms.
    regime_ok = (sign_ok and unit_ok
                 and np.isfinite(r["b2_ode"])
                 and r["rel_cf_ode"] < 1e-6)                   # (local)
    regime_v = "VALID" if regime_ok else "MARGINAL"            # (local)

    # ---- composite via the pre-registered gate-verdicts.md collapse rule ----
    if regime_v == "BREAKDOWN":
        comp = "FAIL"                                          # (local)
    elif sign_v == "FAIL":
        comp = "FAIL"                                          # (local)
    elif mag_v == "FAIL" and regime_v == "VALID":
        comp = "FAIL"                                          # (local)
    elif mag_v == "FAIL" and regime_v == "MARGINAL":
        comp = "INFO"                                          # (local)
    else:
        comp = "PASS"                                          # (local)

    detail = dict(unit_ok=unit_ok, var_ok=var_ok, sign_ok=sign_ok,
                  clause_i=clause_i, rt_ok=rt_ok, clause_ii=clause_ii,
                  clause_iii=clause_iii, mag_ok=mag_ok, regime_ok=regime_ok)  # (local)
    return comp, sign_v, mag_v, regime_v, detail


# --------------------------------------------------------------------------
# Section 8 -- Plot
# --------------------------------------------------------------------------
def make_plot(t: dict, r: dict) -> None:
    fig, axes = plt.subplots(1, 2, figsize=(14, 5.6))          # (local)
    fig.suptitle(
        f"S101-BETA-PIVOT-PROMOTION -- tuple-pinned |beta_pivot|^2 "
        f"(Z-PUMP + branch-(c) + fold-clock, BD-in-out)\n"
        f"beta2_pivot_box_delta = {r['beta2_canon']:.4e} | "
        f"mu_pivot^2(c) = {r['mu2_c']:.2f} > 0 (74x) | "
        f"var_Nseg = {r['var_Nseg']:.6f} | unitarity {r['unit_max']:.1e}",
        fontsize=10.5, fontweight="bold")

    # Panel 1: spectrum (new tuple vs sqrtA recipe) + Born band marker
    ax = axes[0]                                                # (local)
    ax.loglog(r["k_grid"], r["beta2_spec"], "b-", lw=1.8,
              label="NEW tuple: Z-PUMP + branch-(c) barrier")
    ax.loglog(r["k_grid"], r["beta2_spec_sqrtA"], "r--", lw=1.3,
              label="sqrtA recipe (branch-b + literal weights)")
    ax.axvline(t["k_pivot"], color="k", ls="--", alpha=0.6,
               label=f"k_pivot = {t['k_pivot']:.3f}")
    ax.axhspan(BORN_BAND[0], BORN_BAND[1], color="green", alpha=0.15,
               label=f"Born band [{BORN_BAND[0]:.3e},{BORN_BAND[1]:.3e}]")
    ax.plot([t["k_pivot"]], [r["beta2_canon"]], "b*", ms=16,
            label=f"canonical = {r['beta2_canon']:.4e}")
    ax.plot([t["k_pivot"]], [r["beta2_sqrtA_recompute"]], "rd", ms=9,
            label=f"sqrtA payload = {r['beta2_sqrtA_recompute']:.4e}")
    ax.set_xlabel("k  [M_KK, fold-normalized comoving]")
    ax.set_ylabel(r"$|\beta_k|^2$")
    ax.set_title("Bogoliubov spectrum: new tuple vs sqrtA recipe")
    ax.legend(fontsize=7.5)
    ax.grid(True, alpha=0.3, which="both")

    # Panel 2: N_seg stability + 3-code-path agreement at pivot
    ax = axes[1]                                                # (local)
    ax.semilogx(N_SEG_SCAN, r["beta2_per_Nseg"] / r["beta2_per_Nseg"][0],
                "bo-", lw=1.6, ms=9, label="TM N_seg sweep (constant-V box)")
    ax.axhline(r["beta2_canon_cf"] / r["beta2_per_Nseg"][0], color="r",
               ls="--", lw=1.3, label="closed form (exact)")
    ax.axhline(r["b2_ode"] / r["beta2_per_Nseg"][0], color="g", ls=":",
               lw=2.0, label="Radau ODE (rtol 1e-10)")
    ax.axhspan(1.0 / TOL_VAR_NSEG, TOL_VAR_NSEG, color="green", alpha=0.08,
               label="PASS band (var_Nseg < 2)")
    ax.set_xlabel("N_seg (interior segmentation; constant-V => TM exact)")
    ax.set_ylabel(r"$|\beta_{pivot}|^2(N_{seg}) / |\beta_{pivot}|^2(1)$")
    ax.set_title(f"N_seg stability + 3-path agreement "
                 f"(var = {r['var_Nseg']-1:.1e}+1)")
    ax.set_ylim(0.9990, 1.0010)
    ax.legend(fontsize=7.5)
    ax.grid(True, alpha=0.3)

    plt.tight_layout()
    plt.savefig(OUT_PNG, dpi=150, bbox_inches="tight")
    print(f"\nSaved plot: {OUT_PNG}")


# --------------------------------------------------------------------------
# Section 9 -- Main
# --------------------------------------------------------------------------
def main() -> int:
    t0 = time.time()                                            # (local)
    pins = verify_inputs()                                      # (local)

    # dual-SHA (audit = script+canonical+pinmap incl. machinery pins)
    pinmap = dict(pins)                                         # (local)
    pinmap.update({f"_machinery::{k}": v for k, v in MACHINERY_PINS.items()})
    pinmap["_gate::id"] = GATE_ID
    pinmap["_gate::forward"] = FORWARD_LADDER
    audit_sha, content_sha = compute_dual_sha(
        Path(__file__).resolve(), SHARED_DIR / "canonical_constants.py",
        pinmap)                                                # (local)
    print(f"  audit_sha256:   {audit_sha[:16]}... (script+canonical+pinmap)")
    print(f"  content_sha256: {content_sha[:16]}... (script only)")

    t = load_tuple()                                           # (local)
    r = compute(t)                                             # (local)
    comp, sign_v, mag_v, regime_v, detail = evaluate_gate(r)   # (local)

    print("\n" + "=" * 72)
    print("GATE EVALUATION (pre-registered composite operator)")
    print("=" * 72)
    print(f"  clause (i)  recipe-internal: unitarity {r['unit_max']:.2e}<=1e-10 "
          f"[{detail['unit_ok']}], var_Nseg {r['var_Nseg']:.8f}<2 "
          f"[{detail['var_ok']}], mu^2>0 [{detail['sign_ok']}] "
          f"=> {detail['clause_i']}")
    print(f"  clause (ii) round-trip: canon {r['rt_canon']:.2e}, sqrtA "
          f"{r['rt_sqrtA']:.2e} (<= {TOL_ROUNDTRIP}) => {detail['clause_ii']}")
    print(f"  clause (iii) tuple-completeness 4/4 => {detail['clause_iii']}")
    print(f"  3-tuple: sign={sign_v} magnitude={mag_v} regime={regime_v}")
    print(f"  composite (collapse rule): {comp}")

    # ---- npz (full float64; publication 4 sig figs in value string) ----
    np.savez(
        OUT_NPZ,
        # ==== canonical + diagnostic keyed values (FULL float64) ====
        beta2_pivot_box_delta=r["beta2_canon"],
        beta2_pivot_box_delta_sqrtA_recipe=r["beta2_sqrtA_recompute"],
        beta2_pivot_box_delta_TM=r["beta2_TM"],
        beta2_pivot_box_delta_ODE=r["b2_ode"],
        # ==== the 4-component adjudicated tuple (carried for PROVENANCE) ====
        Omega_z_on=t["Om_z_on"], Omega_z_off=t["Om_z_off"],
        V_box_branch_c=t["V_box_c"],
        V_box_branch_b_CHKN=t["V_box_b"],
        Delta_eta=t["Delta_eta"],
        tau_window=t["tau_window"], eta_window=t["eta_window"],
        k_pivot=t["k_pivot"], k2_over_zppz_fold=t["k2_over_zppz"],
        # ==== recipe-internal sub-criteria ====
        mu_pivot_sq_branch_c=r["mu2_c"],
        unitarity_residual_max=r["unit_max"],
        var_Nseg=r["var_Nseg"],
        beta2_pivot_per_Nseg=r["beta2_per_Nseg"],
        unitarity_per_Nseg=r["unit_per_Nseg"],
        N_seg_scan=np.array(N_SEG_SCAN),
        rel_cf_tm=r["rel_cf_tm"], rel_cf_ode=r["rel_cf_ode"],
        unitarity_closed_form=r["unit_cf"], unitarity_ODE=r["unit_ode"],
        # ==== per-edge weight decomposition ====
        Omega_lit_on=t["Om_lit_on"], Omega_lit_off=t["Om_lit_off"],
        weight_resid_on=r["resid_on"], weight_resid_off=r["resid_off"],
        weight_ratio_on=r["ratio_on"], weight_ratio_off=r["ratio_off"],
        # ==== Born-limit diagnostic ====
        Omega_bar_z=r["Om_bar_z"], beta2_born=r["beta2_born"],
        born_band=np.array(BORN_BAND), in_born_band=r["in_band"],
        # ==== round-trip (Class-8.3) ====
        published_canon=r["pub_canon"], roundtrip_canon=r["rt_canon"],
        published_sqrtA=r["pub_sqrtA"], roundtrip_sqrtA=r["rt_sqrtA"],
        # ==== CHK block ====
        CHK_N_validation=t["CHK_N_validation"],
        chk_Deta_vs_dt=t["chk_Deta_vs_dt"],
        dlnz_dtau_fold=t["dlnz_dtau_fold"],
        beta2_sqrtA_stored_W5_1=t["beta2_sqrtA"],
        beta2_zpump_storedV_branchb=t["beta2_zpump_storedV"],
        rel_sqrtA_reproduction=r["rel_sqrtA"],
        # ==== channel split + spectrum + ladder context ====
        beta2_box_only=r["beta2_box_only"],
        beta2_deltas_only=r["beta2_deltas_only"],
        k_grid=r["k_grid"], beta2_spectrum=r["beta2_spec"],
        beta2_spectrum_sqrtA=r["beta2_spec_sqrtA"],
        B2_ladder_anchor=t["B2_anchor"],
        # ==== verdict block ====
        verdict=comp, sign_verdict=sign_v, magnitude_verdict=mag_v,
        regime_verdict=regime_v,
        audit_sha256=audit_sha, content_sha256=content_sha,
        validated_recipe_predecessor=(
            "297a597c3cfe6fa00eddf97cccc538241f12faf339793c05a195ad915e7e6498"),
    )
    print(f"\nSaved data: {OUT_NPZ}")

    make_plot(t, r)

    # ---- 4-tuple + payload ----
    val = (f"beta2_pivot_box_delta={r['beta2_canon']:.4g};"
           f"sqrtA_recipe={r['beta2_sqrtA_recompute']:.4g};"
           f"mu2_pivot_c={r['mu2_c']:.4f};var_Nseg={r['var_Nseg']:.6f};"
           f"unit_resid={r['unit_max']:.1e};"
           f"rt_canon={r['rt_canon']:.1e};rt_sqrtA={r['rt_sqrtA']:.1e};"
           f"Vbox_c={t['V_box_c']:.6f};Om_z_on={t['Om_z_on']:+.6f};"
           f"Om_z_off={t['Om_z_off']:+.6f};Deta={t['Delta_eta']:.4e};"
           f"born_band=[2.119,2.140]e-6;in_band={r['in_band']};"
           f"beta2_TM={r['beta2_TM']:.4g};beta2_ODE={r['b2_ode']:.4g}")  # (local)
    print(f"\n(value={val!r}, scheme={SCHEME}, convention={CONVENTION}, "
          f"L_max={L_MAX})")

    note = (f"tuple-pinned |beta_pivot|^2 promotion at the S-1-adjudicated "
            f"4-component tuple (Z-PUMP weights + branch-(c) barrier + "
            f"fold-conformal clock + IMPULSIVE-TRANSIT-WINDOW); canonical "
            f"beta2_pivot_box_delta={r['beta2_canon']:.4g}, sqrtA_recipe "
            f"diagnostic={r['beta2_sqrtA_recompute']:.4g}; 3 code paths agree "
            f"(closed/TM/ODE) to {max(r['rel_cf_tm'],r['rel_cf_ode']):.1e}")  # (local)
    rows = [
        f"# tuple={{Z-PUMP weights Om_z=[+1.2872356866503005,"
        f"-1.288529316518922] MKK; branch-(c) barrier V_box="
        f"2.764080442498705 MKK^2; fold-conformal clock Delta_eta="
        f"1.13014059e-3 MKK^-1; IMPULSIVE-TRANSIT-WINDOW stage}} "
        f"# {GATE_ID} 4-component-tuple row",
        f"# validated_recipe_predecessor="
        f"297a597c3cfe6fa00eddf97cccc538241f12faf339793c05a195ad915e7e6498 "
        f"(S100b-BOX-DELTA-BOGOLIUBOV PASS; this gate re-evaluates the "
        f"validated recipe at the adjudicated tuple -- NOT a supersedes= "
        f"token) # {GATE_ID} provenance row",
        f"# write_order: Step1=emit_verdict (this line); Step2=update_constant "
        f"beta2_pivot_box_delta={r['beta2_canon']:.10e} + "
        f"beta2_pivot_box_delta_sqrtA_recipe={r['beta2_sqrtA_recompute']:.10e}; "
        f"Step3=falsifier-inventory row -> mack-cosmic-bridge (Wave-6 slot) "
        f"# {GATE_ID}",
        f"# regulator_pin=N/A -- no Seeley-DeWitt a_n citation; no SCHEMATIC "
        f"helper consumed (npz data + canonical_constants only) # {GATE_ID}",
        f"# born_band=[2.119,2.140]e-6 DIAGNOSTIC (reported, NEVER gated); "
        f"canonical {r['beta2_canon']:.4e} {'IN' if r['in_band'] else 'OUT'} "
        f"band (branch-(c) barrier sits {r['beta2_canon']/2.119e-6-1:+.2e} vs "
        f"low edge) # {GATE_ID}",
    ]                                                          # (local)
    print_verdict_payload(comp, val, audit_sha, content_sha,
                          sign_verdict=sign_v, magnitude_verdict=mag_v,
                          regime_verdict=regime_v, companion_note=note,
                          extra_rows=rows)

    print(f"\n=== {GATE_ID}: {comp} (wall {time.time()-t0:.1f}s) ===")
    return 0


if __name__ == "__main__":
    sys.exit(main())
